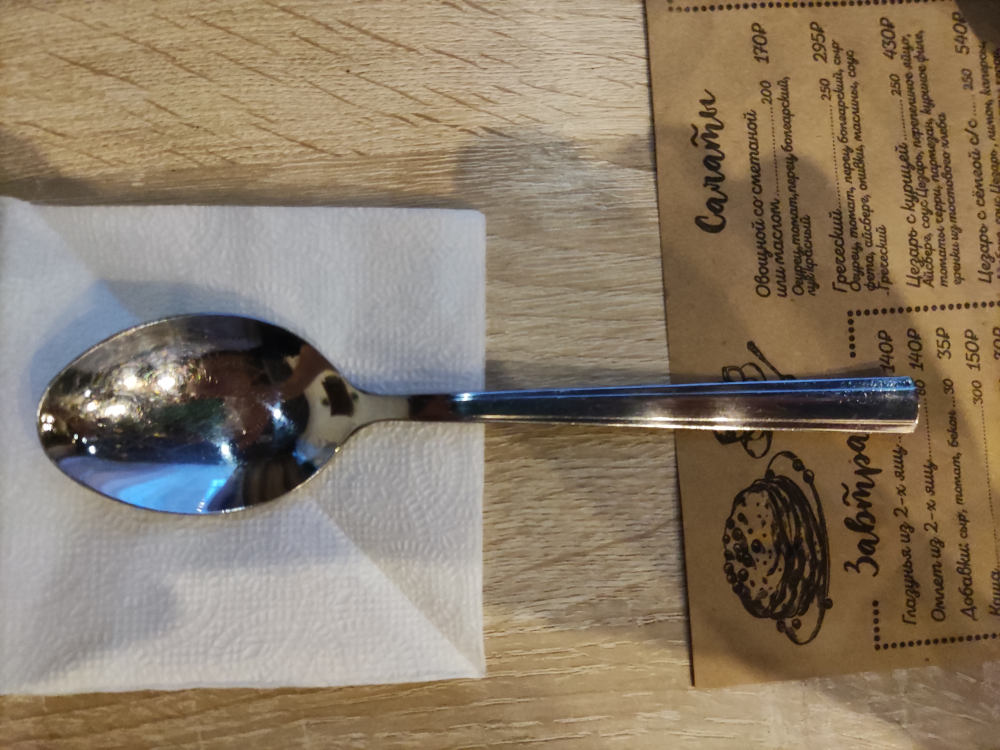
#> input picture Dataset_origin/spoon/IMG_20211117_083555.jpg, 4000 x 3000 px, found by its file name (shown at 1/4 size)
$ jupyter execute --allow-errors Dish_classifier.ipynb   (shell and % lines are left out)
#> lines starting #> are read from the running program, lines starting #| are printed output that depends on the picture; after the words box and inside, x2 and y2 are one past the last pixel; in counts of white or black regions, pixels touching at a corner belong together; long printed decimals are rounded
## Предобработка изображений

Чтобы подготовить изображения для дальнейшего использования их в модели, выполним следующие операции:

- сделаем картинку черно-белой
- применим гауссовское сглаживание
- уменьшим размер до 64 * 64
- сегментируем (отделим объект от фона с помощью адаптивного порога)

### Импортируем необходимые библиотеки

[cell 1]
import numpy as np
import os
import random
import cv2
from scipy.linalg import svd
import matplotlib.pyplot as plt
from skimage.transform import rotate
from skimage.feature import hog
from skimage.exposure import rescale_intensity

import pandas as pd

[cell 2]
dir = './Dataset'

[cell 3]
# создадим датафрем с нашими данными.

name = []
for dirname, _, filenames in os.walk(dir):
    for filename in filenames:
      name.append([dirname.split('/')[-1], os.path.join(dirname, filename)])

df = pd.DataFrame(columns = ['category', 'way'], data = name)
df.shape

[cell 4]
# заменим категриальные признаки на числовые
slovar = {}
my_list = df['category'].unique()
for counter, value in enumerate(my_list):
  slovar[value] = counter

df['category'] = df['category'].map(slovar)

[cell 5]
df.head()

[cell 6]
df['category'].value_counts()

Попробуем предобработать одно из изображений

Посмотрим на него (будем использовать ч/б вариант изображения)

[cell 7]
file_name = "./Dataset/spoon/IMG_20211117_083555.jpg"

img = cv2.imread(file_name, cv2.IMREAD_GRAYSCALE)
#> img: shape (3000, 4000); min 0, max 255, mean 125.8

print(f"Shape of source image {img.shape}")
#| Shape of source image (3000, 4000)
plt.imshow(img, cmap="gray")

Затем применим фильтр Гаусса для сглаживания, вырежем квадратный фрагмент и уменьшим его

[cell 8]
# размытие (сглаживание)
img = cv2.GaussianBlur(img, (15, 15), 3)

# вырежем из изображения случайный квардратный фрагмент
img_h, img_w = img.shape
#> img_h = 3000; img_w = 4000
bias = random.randint(0, img_w - img_h)
#> bias = 864
img = img[:, bias : bias + img_h]
#> img: shape (3000, 3000)

# уменьшим размер
img = cv2.resize(img, (64, 64))
#> img: shape (64, 64)

# нормализуем интенсивности от 0 до 255
img = cv2.normalize(img, None, 0, 255, norm_type=cv2.NORM_MINMAX)

plt.imshow(img, cmap="gray")

Теперь попробуем применить различные методы сегментации:
- с глобальным порогом, одинаковым для всего изображения (порог возьмем по-середине, т.е. в интенсивности 127)
- с адаптивным порогом (среднее)
- с адаптивным порогом (гауссиан)

[cell 9]
# cегментация с глобальным порогом (общим для всего изображения)
ret, th1 = cv2.threshold(img, 127, 255, cv2.THRESH_BINARY)
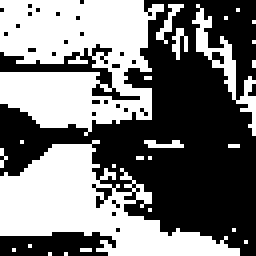
#> th1: shape (64, 64) (shown 4 times larger); 47.3% white; 26 white regions (22 under 20 px), largest, box (x1, y1, x2, y2) and area: (0, 0, 41, 34) 964, (0, 35, 60, 64) 781, (48, 1, 64, 34) 110, (39, 1, 46, 11) 21

# сегментация с адаптивным порогом
th2 = cv2.adaptiveThreshold(img, 255, cv2.ADAPTIVE_THRESH_MEAN_C, cv2.THRESH_BINARY, 33, 24)
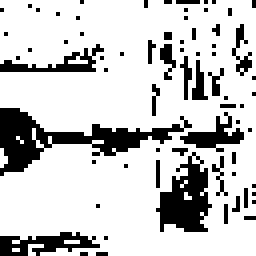
#> th2: shape (64, 64) (shown 4 times larger); 79.2% white; 70 black regions (63 under 20 px), largest, box (x1, y1, x2, y2) and area: (0, 27, 48, 44) 262, (39, 38, 53, 58) 157, (0, 58, 25, 64) 82

th3 = cv2.adaptiveThreshold(img, 255, cv2.ADAPTIVE_THRESH_GAUSSIAN_C, cv2.THRESH_BINARY, 21, 24)
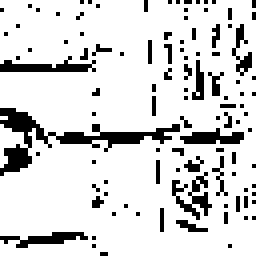
#> th3: shape (64, 64) (shown 4 times larger); 84.7% white; black in thin lines or dots

images = [img, th1, th2, th3]
titles = ['Before segmentation', 'Clobal (0.5)', 'Adaptive mean', 'Adaptive Gaussian']

fig = plt.figure(figsize=(8, 8))
for i in range(4):
  plt.subplot(2, 2, i + 1)
  plt.imshow(images[i], cmap='gray')
  plt.title(titles[i])

Видно, что адаптивные методы работают лучше. Особенно это заметно на изображениях с неровным освещением.

Пока что выберем метод адаптации порога с помощью среднего. Посмотрим еще на нескольких изображениях, что получается в результате такой предобработки:

[cell 10]
def prepare(image):
    img = image

    # размытие (сглаживание)
    img = cv2.GaussianBlur(img, (15, 15), 3)

    # вырежем из изображения случайный квардратный фрагмент
    img_h, img_w = img.shape
    bias = random.randint(0, abs(img_w - img_h))
    img = img[:, bias : bias + img_h] if img_h < img_w else img[bias : bias + img_w, :]

    # уменьшим размер
    img = cv2.resize(img, (64, 64))

    # нормализуем интенсивности от 0 до 255
    img = cv2.normalize(img, None, 0, 255, norm_type=cv2.NORM_MINMAX)

    # сегментация с адаптивным порогом (среднее)
    img = cv2.adaptiveThreshold(img, 255, cv2.ADAPTIVE_THRESH_MEAN_C, cv2.THRESH_BINARY, 35, 16)

    # уберем шум с помощью медианного фильтра
    img = cv2.medianBlur(img, 3)

    return img


file_list = ["./Dataset/fork/IMG_20211118_154738_rot.jpg","./Dataset/knife/IMG_20211120_174337_rot.jpg",
             "./Dataset/glass/IMG_20211120_173754_rot.jpg", "./Dataset/cup/IMG_20211117_085845_rot.jpg",
             "./Dataset/spoon/IMG_20211117_083555_rot.jpg", "./Dataset/plate/IMG_20211118_092107_rot.jpg"]

images = []
titles = []

#> (the rest of this cell did not finish here and is left out)

На всех картинках объект угадывается.

Я думаю, можно попробовать:
- вычислить отношение ширины и длины объекта (это поможет отделить вытянутые формы от круглых или квадратных) - это реализовано ниже, на незашумленных изображениях дает хороший результат
- поискать углы (особые точки)
- гистограммы градиентов

# Feature extraction

#> (a cell that did not finish here is left out)

#> (a cell that did not finish here is left out)

[cell 13]
# Определение соотношения длины и ширины объекта

def height_wight_rate(image):
    # для вычисления нужен сегментированный файл с бинарной картинкой c белым фоном и черным объектом (?)

    # возвращает 1 - вектор доминирующего направления,
    # 2 - отношение размеров объекта (min/max, если около 0 - объект вытянутой формы, около 1 - круглой/квадратной)

    # Соберем все черные точки изображения в массив xy
    xy = None
    for i in range(image.shape[0]):
        for j in range(image.shape[1]):
              if not image[i, j]:
                if xy is None:
                    xy = np.array([[j, i]])
                else:
                    xy = np.append(xy,[[j, i]], axis=0)

    # # вычтем из х и у средние значения
    # m = (xy[:, 0].mean(), xy[:, 1].mean())
    # xy -= m

    # Вычислим матрицу ковариации x и y
    covmatrix = np.cov(xy.T)

    # выполним SVD разложение матрицы для определения доминирующего направления и размеров объекта
    U, D, V_T = svd(covmatrix)

    return U[:, 0], D[1] / D[0]


dominant_vect, h_w_rate = height_wight_rate(th3)
#> dominant_vect = [-0.985, 0.175]; h_w_rate = 0.59
print("Доминирующее направление", dominant_vect)
#| Доминирующее направление [-0.9846  0.1748]
print("\nОтношение размеров объекта (min/max, если около 0 - объект вытянутой формы, около 1 - круглой/квадратной)\n", h_w_rate)
#| Отношение размеров объекта (min/max, если около 0 - объект вытянутой формы, около 1 - круглой/квадратной)
#|  0.5897

[cell 14]
def get_h_w_rate(file_path):
    img = cv2.imread(file_path, cv2.IMREAD_GRAYSCALE)

    img = prepare(img)

    _, h_w_rate = height_wight_rate(img)
    return h_w_rate

def mean_intens(file_path):
    img = cv2.imread(file_path, cv2.IMREAD_GRAYSCALE)

    img = prepare(img)
    return np.mean(img)

df["h_w_rate"] = df["way"].apply(get_h_w_rate)
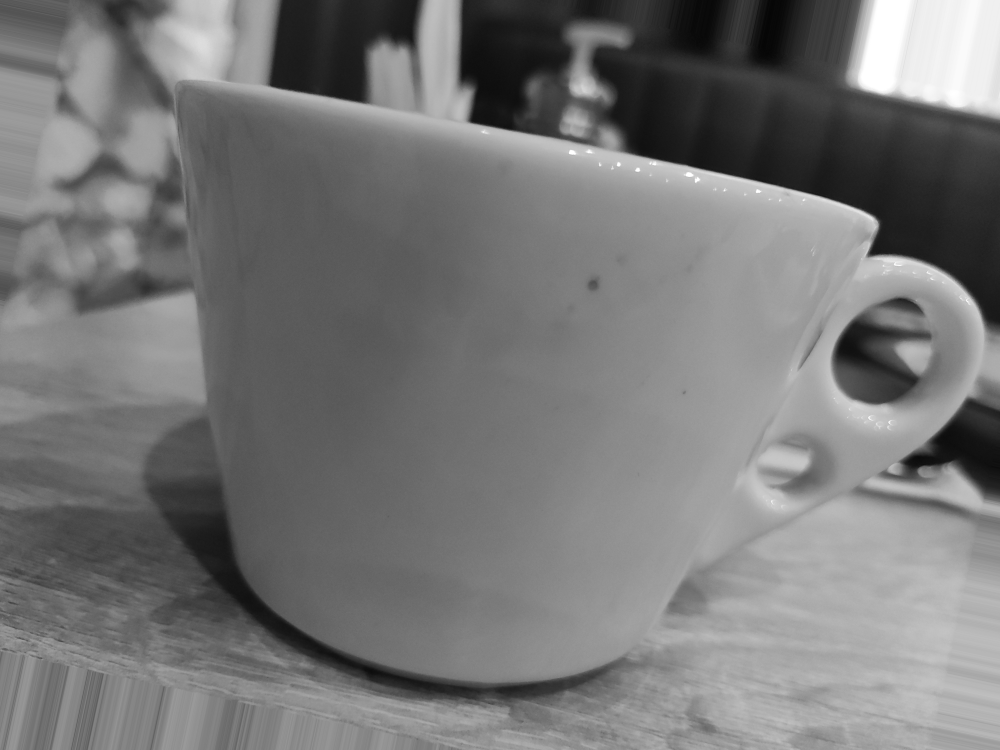
#> input picture Dataset/cup/IMG_20211117_085845_16.jpg, 4000 x 3000 px (shown at 1/4 size)
#> in get_h_w_rate, img is the input picture: shape (3000, 4000); min 3, max 255, mean 118.6
#> in prepare (call 2), `img = cv2.adaptiveThreshold(img, 255, cv2.ADAPTIVE_THRESH_MEAN_C, cv2...`: img: shape (64, 64); 74.3% white; 19 black regions (14 under 20 px), largest, box (x1, y1, x2, y2) and area: (31, 0, 64, 17) 372, (0, 36, 49, 62) 278, (3, 10, 28, 30) 231, (15, 0, 27, 9) 81, (0, 0, 6, 9) 23
#> in prepare (call 2), `img = cv2.medianBlur(img, 3)`: img: shape (64, 64); 75% white; 12 black regions (7 under 20 px), largest, box (x1, y1, x2, y2) and area: (31, 0, 64, 17) 379, (0, 36, 47, 61) 276, (9, 10, 28, 30) 213, (15, 0, 27, 9) 79, (0, 0, 5, 8) 20
#> in get_h_w_rate, `_, h_w_rate = height_wight_rate(img)`: h_w_rate = 0.432
#> call 2 of get_h_w_rate, with file_path = './Dataset/fork/IMG_20211118_154738_3.jpg'
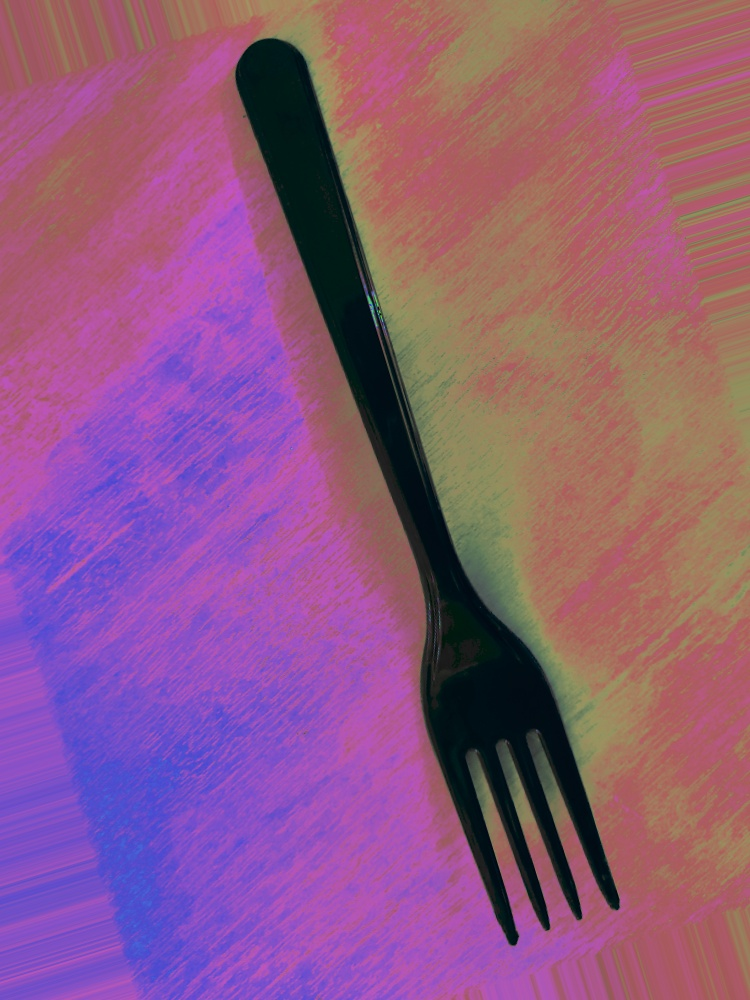
#> input picture Dataset/fork/IMG_20211118_154738_3.jpg, 750 x 1000 px
#> in prepare (call 3), `img = cv2.adaptiveThreshold(img, 255, cv2.ADAPTIVE_THRESH_MEAN_C, cv2...`: img: shape (64, 64); 83.6% white; 11 black regions (8 under 20 px), largest, box (x1, y1, x2, y2) and area: (23, 0, 53, 64) 442, (5, 40, 19, 64) 145, (1, 26, 14, 40) 54
#> in prepare (call 3), `img = cv2.medianBlur(img, 3)`: img: shape (64, 64); 83.8% white; 5 black regions (2 under 20 px), largest, box (x1, y1, x2, y2) and area: (23, 0, 53, 62) 463, (5, 41, 18, 64) 140, (1, 26, 13, 38) 49
#> in get_h_w_rate (call 2), `_, h_w_rate = height_wight_rate(img)`: h_w_rate = 0.731
df["mean"] = df["way"].apply(mean_intens)
#> in prepare (call 4), `img = cv2.adaptiveThreshold(img, 255, cv2.ADAPTIVE_THRESH_MEAN_C, cv2...`: img: shape (64, 64); 79.2% white; 17 black regions (11 under 20 px), largest, box (x1, y1, x2, y2) and area: (31, 0, 64, 25) 441, (0, 45, 38, 62) 109, (20, 0, 34, 12) 102, (4, 0, 16, 9) 81, (52, 27, 60, 35) 41, (56, 34, 64, 41) 27
#> in prepare (call 4), `img = cv2.medianBlur(img, 3)`: img: shape (64, 64); 80.2% white; 9 black regions (3 under 20 px), largest, box (x1, y1, x2, y2) and area: (31, 0, 64, 25) 442, (20, 0, 34, 11) 102, (0, 46, 35, 61) 102, (4, 0, 16, 9) 79, (52, 27, 59, 34) 37, (56, 34, 64, 42) 29
#> in prepare (call 5), `img = img[:, bias : bias + img_h] if img_h < img_w else img[bias : bia..`:
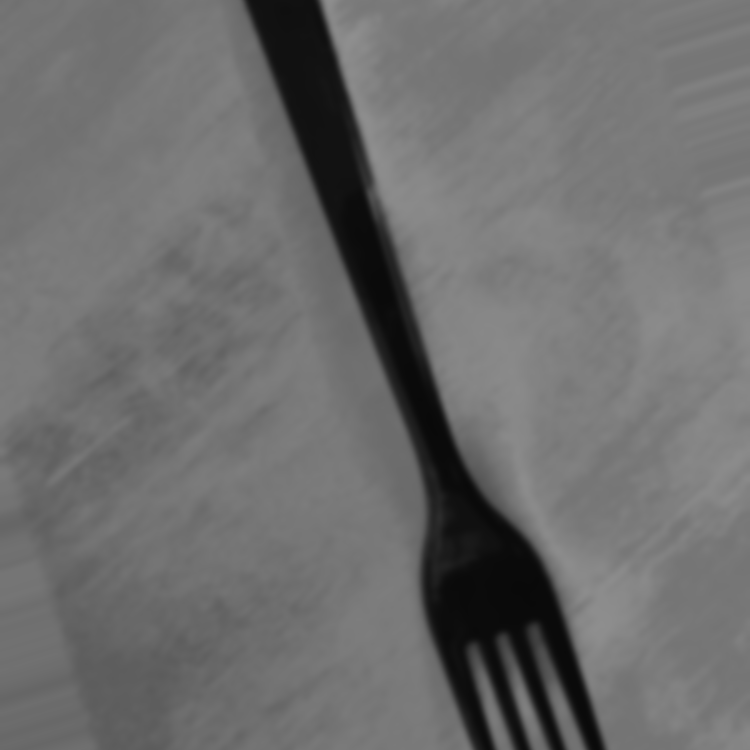
#> img: shape (750, 750); min 9, max 143, mean 109.1
#> in prepare (call 5), `img = cv2.normalize(img, None, 0, 255, norm_type=cv2.NORM_MINMAX)`:
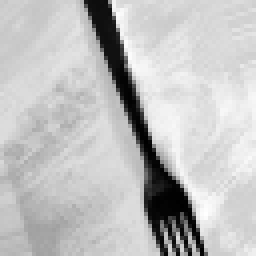
#> img: shape (64, 64) (shown 4 times larger); min 0, max 255, mean 191.7
#> in prepare (call 5), `img = cv2.adaptiveThreshold(img, 255, cv2.ADAPTIVE_THRESH_MEAN_C, cv2...`: img: shape (64, 64); 84.7% white; 11 black regions (8 under 20 px), largest, box (x1, y1, x2, y2) and area: (21, 0, 52, 64) 450, (5, 48, 20, 64) 107, (0, 33, 14, 47) 39
#> in prepare (call 5), `img = cv2.medianBlur(img, 3)`:
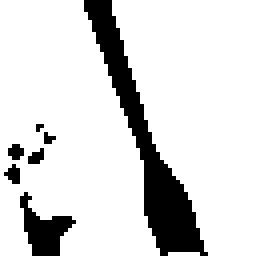
#> img: shape (64, 64) (shown 4 times larger); 85% white; 7 black regions (5 under 20 px), largest, box (x1, y1, x2, y2) and area: (21, 0, 52, 64) 465, (5, 48, 19, 64) 104

[cell 15]
import seaborn as sns

sns.boxplot(y="h_w_rate", x="category", data=df)

Для вилок, ложек и ножей отношение длины к ширине в среднем ниже, чем для стаканов, тарелок и чашек. Если удастся лучше выделить объект, то зависимость должна быть более четкой

[cell 16]
sns.scatterplot(x="mean", y="h_w_rate", hue="category", data=df, palette="husl")

[cell 17]
from sklearn.neighbors import KNeighborsClassifier
from sklearn.model_selection import cross_val_score


knn = KNeighborsClassifier(n_neighbors=20, weights='distance')
#> (the rest of this cell did not finish here and is left out)

[cell 18]
print("Доля самого многочисленного класса в выборке", round(max(df["category"].value_counts()) / df["category"].shape[0], 2))

## XGBOOST

Прогоним все фотки через  prepare, нереведем в массив

[cell 19]
def prepared(image):
    img = cv2.imread(image, cv2.IMREAD_GRAYSCALE)

    # размытие (сглаживание)
    img = cv2.GaussianBlur(img, (15, 15), 3)


    # уменьшим размер
    img = cv2.resize(img, (15, 15))

    # нормализуем интенсивности от 0 до 255
    img = cv2.normalize(img, None, 0, 255, norm_type=cv2.NORM_MINMAX)

    # сегментация с адаптивным порогом (среднее)
    img = cv2.adaptiveThreshold(img, 255, cv2.ADAPTIVE_THRESH_MEAN_C, cv2.THRESH_BINARY, 35, 16)

    # уберем шум с помощью медианного фильтра
    img = cv2.medianBlur(img, 3)

    #переведем данные в значения от 0 до 1
    img = img/255

    # return np.resize(img,(1,225))
    return img.reshape(1, 225)

[cell 20]
from sklearn.model_selection import train_test_split

new = df['way'].apply(prepared) # преобразования
X = np.concatenate(new).astype(None) # объединяем в массив
y = df['category']

#делим на трейн и тест
X_train, X_val,y_train, y_val = train_test_split(X, y, test_size=0.15, random_state=42)

[cell 21]
X_train.shape , X_val.shape
#> Out = ((1, 225), (1, 225))

# получае 183 в трейне и 33 на валидации

[cell 22]
import xgboost as xgb
from xgboost.sklearn import XGBClassifier

#> (the rest of this cell did not finish here and is left out)

[cell 23]
print('Cross Validation for XGBClassifier')
#> (the rest of this cell did not finish here and is left out)

#> (a cell that did not finish here is left out)

#> (a cell that did not finish here is left out)

[cell 26]
slovar

## Каскады HOG

[cell 27]
from google.colab import drive
drive.mount('/content/drive')

[cell 28]
#обновим данные
name = []
for dirname, _, filenames in os.walk('/content/Dataset'):
    for filename in filenames:
      name.append([dirname.split('/')[-1], os.path.join(dirname, filename)])

df = pd.DataFrame(columns = ['category', 'way'], data = name)
df.head()

# заменить категриальные признаки на числовые
slovar = {}
my_list = df['category'].unique()
for counter, value in enumerate(my_list):
  slovar[value] = counter

df['category'] = df['category'].map(slovar)

#Попробуем преобразовать наши изображения в помощью adaptiveThreshold а получить вектор из каскадов HOG

winSize = (64,64)
blockSize = (16,16)
blockStride = (8,8)
cellSize = (8,8)
nbins = 9
derivAperture = 1
winSigma = 4.
histogramNormType = 0
L2HysThreshold = 2.0000000000000001e-01
gammaCorrection = 0
nlevels = 64

def vektors(img_n):
  img = cv2.imread(img_n, cv2.IMREAD_GRAYSCALE)
  img_Threshold = cv2.adaptiveThreshold(img, 255, cv2.ADAPTIVE_THRESH_GAUSSIAN_C, cv2.THRESH_BINARY, 15, 7)
  hog = cv2.HOGDescriptor(winSize,blockSize,blockStride,cellSize,nbins,derivAperture,winSigma,
                          histogramNormType,L2HysThreshold,gammaCorrection,nlevels)

  winStride = (8,8)
  padding = (8,8)
  locations = ((10,20),)
  hist = hog.compute(img_Threshold,winStride,padding,locations) # получаем вектор признаков
  return hist.T


new_df = pd.DataFrame(columns=['category', 'vector'])
new_df['category'] = df['category']
new_df['vector'] = df['way'].apply(vektors)
#> in vektors, `img_Threshold = cv2.adaptiveThreshold(img, 255, cv2.ADAPTIVE_THRESH_GA..`:
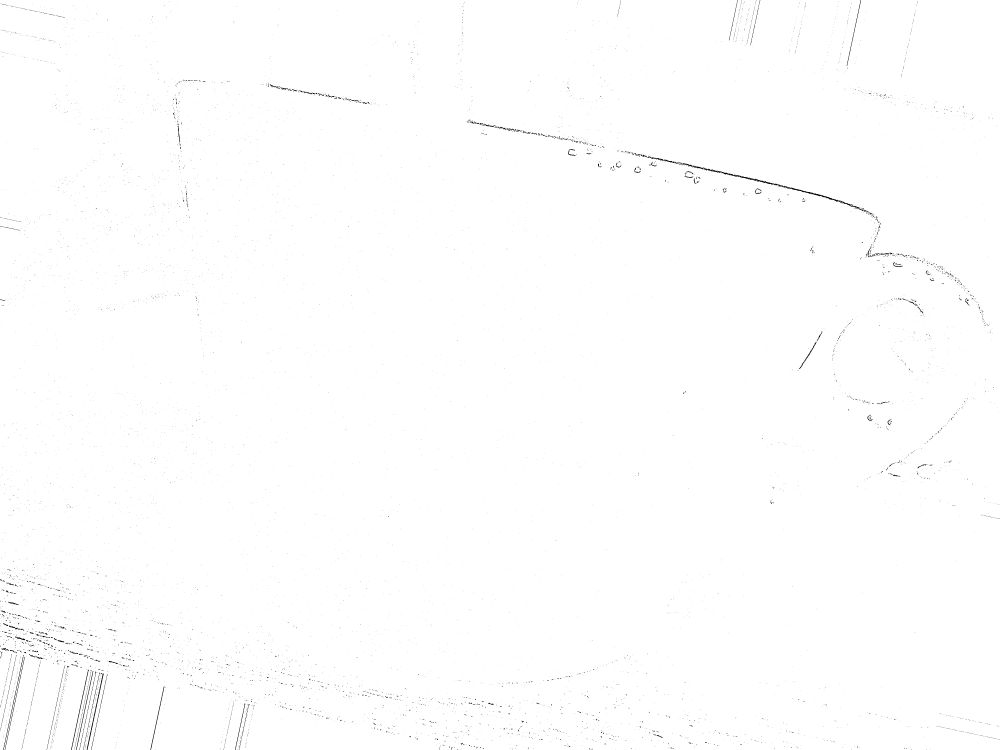
#> img_Threshold: shape (3000, 4000) (shown at 1/4 size); 99.6% white; black in thin lines or dots
#> in vektors, `hist = hog.compute(img_Threshold,winStride,padding,locations)`: hist = 1764 values, max 0.759 at index 22, min 0 at index 0, mean 0.0139
#> call 2 of vektors, with img_n = 'Dataset/fork/IMG_20211118_154738_3.jpg'
#> in vektors (call 2), `img_Threshold = cv2.adaptiveThreshold(img, 255, cv2.ADAPTIVE_THRESH_GA..`:
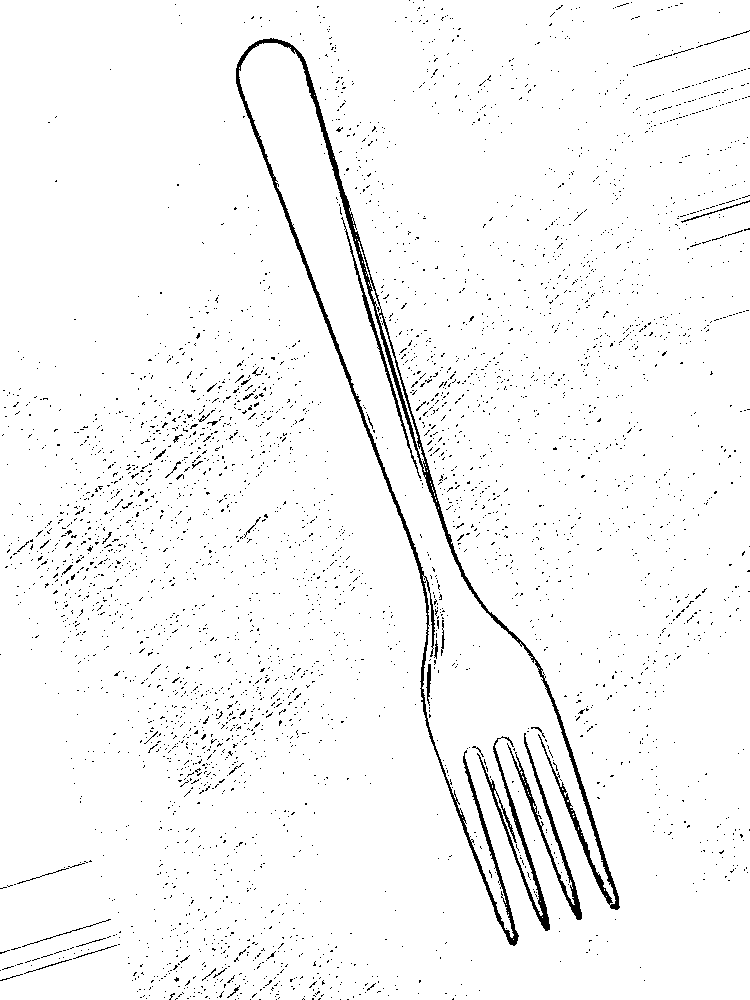
#> img_Threshold: shape (1000, 750); 96.9% white; black in thin lines or dots
#> in vektors (call 2), `hist = hog.compute(img_Threshold,winStride,padding,locations)`: hist = 1764 values from 0 to 0
